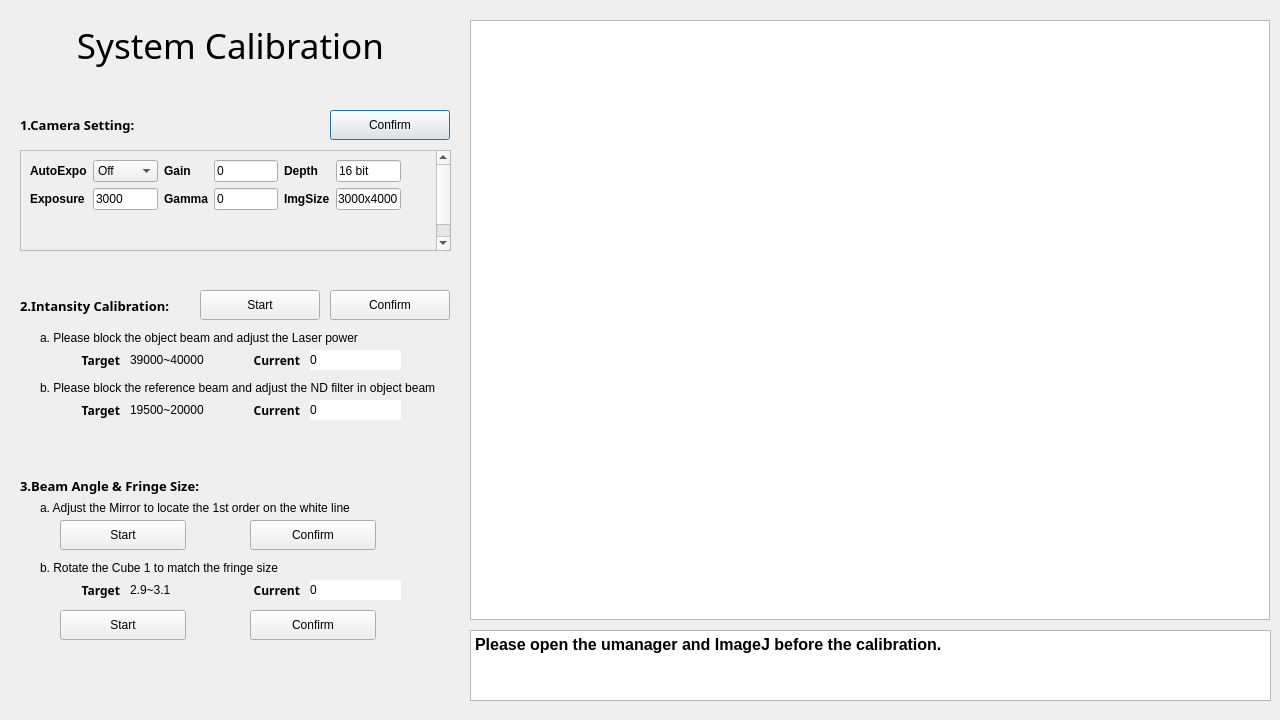
<?xml version="1.0" encoding="UTF-8"?>
<ui version="4.0">
 <class>Calibration</class>
 <widget class="QDialog" name="Calibration">
  <property name="geometry">
   <rect>
    <x>0</x>
    <y>0</y>
    <width>1280</width>
    <height>720</height>
   </rect>
  </property>
  <property name="windowTitle">
   <string>Dialog</string>
  </property>
  <property name="styleSheet">
   <string notr="true"/>
  </property>
  <widget class="QPushButton" name="pushButton">
   <property name="geometry">
    <rect>
     <x>330</x>
     <y>110</y>
     <width>120</width>
     <height>30</height>
    </rect>
   </property>
   <property name="styleSheet">
    <string notr="true">font: 87 9pt &quot;Arial Black&quot;;
</string>
   </property>
   <property name="text">
    <string>Confirm</string>
   </property>
  </widget>
  <widget class="QPushButton" name="pushButton_2">
   <property name="geometry">
    <rect>
     <x>200</x>
     <y>290</y>
     <width>120</width>
     <height>30</height>
    </rect>
   </property>
   <property name="styleSheet">
    <string notr="true">font: 87 9pt &quot;Arial Black&quot;;
</string>
   </property>
   <property name="text">
    <string>Start</string>
   </property>
  </widget>
  <widget class="QTextBrowser" name="Note">
   <property name="geometry">
    <rect>
     <x>470</x>
     <y>630</y>
     <width>801</width>
     <height>71</height>
    </rect>
   </property>
   <property name="html">
    <string>&lt;!DOCTYPE HTML PUBLIC &quot;-//W3C//DTD HTML 4.0//EN&quot; &quot;http://www.w3.org/TR/REC-html40/strict.dtd&quot;&gt;
&lt;html&gt;&lt;head&gt;&lt;meta name=&quot;qrichtext&quot; content=&quot;1&quot; /&gt;&lt;style type=&quot;text/css&quot;&gt;
p, li { white-space: pre-wrap; }
&lt;/style&gt;&lt;/head&gt;&lt;body style=&quot; font-family:'MS Shell Dlg 2'; font-size:8.25pt; font-weight:400; font-style:normal;&quot;&gt;
&lt;p style=&quot; margin-top:0px; margin-bottom:0px; margin-left:0px; margin-right:0px; -qt-block-indent:0; text-indent:0px;&quot;&gt;&lt;span style=&quot; font-size:12pt; font-weight:600;&quot;&gt;Please open the umanager and ImageJ before the calibration.&lt;/span&gt;&lt;/p&gt;&lt;/body&gt;&lt;/html&gt;</string>
   </property>
  </widget>
  <widget class="QLabel" name="label_19">
   <property name="geometry">
    <rect>
     <x>310</x>
     <y>400</y>
     <width>91</width>
     <height>20</height>
    </rect>
   </property>
   <property name="font">
    <font>
     <family>Arial</family>
     <pointsize>9</pointsize>
    </font>
   </property>
   <property name="styleSheet">
    <string notr="true">background-color: rgb(255, 255, 255);</string>
   </property>
   <property name="text">
    <string>0</string>
   </property>
  </widget>
  <widget class="QWidget" name="widget" native="true">
   <property name="geometry">
    <rect>
     <x>20</x>
     <y>150</y>
     <width>431</width>
     <height>101</height>
    </rect>
   </property>
   <layout class="QVBoxLayout" name="verticalLayout">
    <item>
     <widget class="QScrollArea" name="scrollArea">
      <property name="styleSheet">
       <string notr="true"/>
      </property>
      <property name="widgetResizable">
       <bool>true</bool>
      </property>
      <widget class="QWidget" name="scrollAreaWidgetContents">
       <property name="geometry">
        <rect>
         <x>0</x>
         <y>0</y>
         <width>394</width>
         <height>118</height>
        </rect>
       </property>
       <layout class="QVBoxLayout" name="verticalLayout_2">
        <item>
         <widget class="QWidget" name="widget_2" native="true">
          <property name="minimumSize">
           <size>
            <width>0</width>
            <height>100</height>
           </size>
          </property>
          <widget class="QWidget" name="gridLayoutWidget_2">
           <property name="geometry">
            <rect>
             <x>0</x>
             <y>0</y>
             <width>371</width>
             <height>51</height>
            </rect>
           </property>
           <layout class="QGridLayout" name="gridLayout_2">
            <item row="1" column="0">
             <widget class="QLabel" name="label_5">
              <property name="font">
               <font>
                <weight>75</weight>
                <bold>true</bold>
               </font>
              </property>
              <property name="text">
               <string>Exposure</string>
              </property>
             </widget>
            </item>
            <item row="0" column="3">
             <widget class="QLineEdit" name="lineEdit_2">
              <property name="text">
               <string>0</string>
              </property>
             </widget>
            </item>
            <item row="1" column="3">
             <widget class="QLineEdit" name="lineEdit_3">
              <property name="text">
               <string>0</string>
              </property>
             </widget>
            </item>
            <item row="1" column="2">
             <widget class="QLabel" name="label_8">
              <property name="font">
               <font>
                <weight>75</weight>
                <bold>true</bold>
               </font>
              </property>
              <property name="text">
               <string>Gamma</string>
              </property>
             </widget>
            </item>
            <item row="0" column="0">
             <widget class="QLabel" name="label_4">
              <property name="font">
               <font>
                <weight>75</weight>
                <bold>true</bold>
               </font>
              </property>
              <property name="text">
               <string>AutoExpo</string>
              </property>
             </widget>
            </item>
            <item row="0" column="1">
             <widget class="QComboBox" name="comboBox">
              <item>
               <property name="text">
                <string>Off</string>
               </property>
              </item>
              <item>
               <property name="text">
                <string>On</string>
               </property>
              </item>
             </widget>
            </item>
            <item row="0" column="2">
             <widget class="QLabel" name="label_6">
              <property name="font">
               <font>
                <weight>75</weight>
                <bold>true</bold>
               </font>
              </property>
              <property name="text">
               <string>Gain</string>
              </property>
             </widget>
            </item>
            <item row="1" column="1">
             <widget class="QLineEdit" name="lineEdit">
              <property name="text">
               <string>3000</string>
              </property>
             </widget>
            </item>
            <item row="0" column="4">
             <widget class="QLabel" name="label_9">
              <property name="font">
               <font>
                <weight>75</weight>
                <bold>true</bold>
               </font>
              </property>
              <property name="text">
               <string>Depth</string>
              </property>
             </widget>
            </item>
            <item row="0" column="5">
             <widget class="QLineEdit" name="lineEdit_4">
              <property name="text">
               <string>16 bit</string>
              </property>
             </widget>
            </item>
            <item row="1" column="4">
             <widget class="QLabel" name="label_10">
              <property name="font">
               <font>
                <weight>75</weight>
                <bold>true</bold>
               </font>
              </property>
              <property name="text">
               <string>ImgSize</string>
              </property>
             </widget>
            </item>
            <item row="1" column="5">
             <widget class="QLineEdit" name="lineEdit_5">
              <property name="text">
               <string>3000x4000</string>
              </property>
             </widget>
            </item>
           </layout>
          </widget>
         </widget>
        </item>
       </layout>
      </widget>
     </widget>
    </item>
   </layout>
  </widget>
  <widget class="QLabel" name="label_14">
   <property name="geometry">
    <rect>
     <x>70</x>
     <y>350</y>
     <width>50</width>
     <height>20</height>
    </rect>
   </property>
   <property name="font">
    <font>
     <family>Arial Black</family>
     <pointsize>9</pointsize>
     <weight>75</weight>
     <bold>true</bold>
    </font>
   </property>
   <property name="text">
    <string>Target</string>
   </property>
   <property name="alignment">
    <set>Qt::AlignRight|Qt::AlignTrailing|Qt::AlignVCenter</set>
   </property>
  </widget>
  <widget class="QLabel" name="label_20">
   <property name="geometry">
    <rect>
     <x>250</x>
     <y>400</y>
     <width>50</width>
     <height>20</height>
    </rect>
   </property>
   <property name="font">
    <font>
     <family>Arial Black</family>
     <pointsize>9</pointsize>
     <weight>75</weight>
     <bold>true</bold>
    </font>
   </property>
   <property name="text">
    <string>Current</string>
   </property>
   <property name="alignment">
    <set>Qt::AlignRight|Qt::AlignTrailing|Qt::AlignVCenter</set>
   </property>
  </widget>
  <widget class="QLabel" name="label_11">
   <property name="geometry">
    <rect>
     <x>130</x>
     <y>350</y>
     <width>91</width>
     <height>20</height>
    </rect>
   </property>
   <property name="font">
    <font>
     <family>Arial</family>
     <pointsize>9</pointsize>
    </font>
   </property>
   <property name="styleSheet">
    <string notr="true"/>
   </property>
   <property name="text">
    <string>39000~40000</string>
   </property>
  </widget>
  <widget class="QPushButton" name="pushButton_4">
   <property name="geometry">
    <rect>
     <x>250</x>
     <y>520</y>
     <width>126</width>
     <height>30</height>
    </rect>
   </property>
   <property name="styleSheet">
    <string notr="true">font: 87 9pt &quot;Arial Black&quot;;
</string>
   </property>
   <property name="text">
    <string>Confirm</string>
   </property>
  </widget>
  <widget class="QLabel" name="label_25">
   <property name="geometry">
    <rect>
     <x>70</x>
     <y>580</y>
     <width>50</width>
     <height>20</height>
    </rect>
   </property>
   <property name="font">
    <font>
     <family>Arial Black</family>
     <pointsize>9</pointsize>
     <weight>75</weight>
     <bold>true</bold>
    </font>
   </property>
   <property name="text">
    <string>Target</string>
   </property>
   <property name="alignment">
    <set>Qt::AlignRight|Qt::AlignTrailing|Qt::AlignVCenter</set>
   </property>
  </widget>
  <widget class="QGraphicsView" name="img">
   <property name="geometry">
    <rect>
     <x>470</x>
     <y>20</y>
     <width>800</width>
     <height>600</height>
    </rect>
   </property>
   <property name="sizePolicy">
    <sizepolicy hsizetype="Expanding" vsizetype="Expanding">
     <horstretch>20</horstretch>
     <verstretch>20</verstretch>
    </sizepolicy>
   </property>
  </widget>
  <widget class="QPushButton" name="pushButton_7">
   <property name="geometry">
    <rect>
     <x>250</x>
     <y>610</y>
     <width>126</width>
     <height>30</height>
    </rect>
   </property>
   <property name="styleSheet">
    <string notr="true">font: 87 9pt &quot;Arial Black&quot;;
</string>
   </property>
   <property name="text">
    <string>Confirm</string>
   </property>
  </widget>
  <widget class="QLabel" name="label_27">
   <property name="geometry">
    <rect>
     <x>40</x>
     <y>560</y>
     <width>411</width>
     <height>16</height>
    </rect>
   </property>
   <property name="font">
    <font>
     <family>Arial</family>
     <pointsize>9</pointsize>
    </font>
   </property>
   <property name="text">
    <string>b. Rotate the Cube 1 to match the fringe size</string>
   </property>
  </widget>
  <widget class="QPushButton" name="pushButton_6">
   <property name="geometry">
    <rect>
     <x>60</x>
     <y>610</y>
     <width>126</width>
     <height>30</height>
    </rect>
   </property>
   <property name="styleSheet">
    <string notr="true">font: 87 9pt &quot;Arial Black&quot;;
</string>
   </property>
   <property name="text">
    <string>Start</string>
   </property>
  </widget>
  <widget class="QLabel" name="label_26">
   <property name="geometry">
    <rect>
     <x>130</x>
     <y>580</y>
     <width>91</width>
     <height>20</height>
    </rect>
   </property>
   <property name="font">
    <font>
     <family>Arial</family>
     <pointsize>9</pointsize>
    </font>
   </property>
   <property name="styleSheet">
    <string notr="true"/>
   </property>
   <property name="text">
    <string>2.9~3.1</string>
   </property>
  </widget>
  <widget class="QLabel" name="label_23">
   <property name="geometry">
    <rect>
     <x>239</x>
     <y>580</y>
     <width>61</width>
     <height>20</height>
    </rect>
   </property>
   <property name="font">
    <font>
     <family>Arial Black</family>
     <pointsize>9</pointsize>
     <weight>75</weight>
     <bold>true</bold>
    </font>
   </property>
   <property name="text">
    <string>Current</string>
   </property>
   <property name="alignment">
    <set>Qt::AlignRight|Qt::AlignTrailing|Qt::AlignVCenter</set>
   </property>
  </widget>
  <widget class="QLabel" name="label_16">
   <property name="geometry">
    <rect>
     <x>40</x>
     <y>380</y>
     <width>411</width>
     <height>16</height>
    </rect>
   </property>
   <property name="font">
    <font>
     <family>Arial</family>
     <pointsize>9</pointsize>
    </font>
   </property>
   <property name="text">
    <string>b. Please block the reference beam and adjust the ND filter in object beam</string>
   </property>
  </widget>
  <widget class="QLabel" name="label_15">
   <property name="geometry">
    <rect>
     <x>250</x>
     <y>350</y>
     <width>50</width>
     <height>20</height>
    </rect>
   </property>
   <property name="font">
    <font>
     <family>Arial Black</family>
     <pointsize>9</pointsize>
     <weight>75</weight>
     <bold>true</bold>
    </font>
   </property>
   <property name="text">
    <string>Current</string>
   </property>
   <property name="alignment">
    <set>Qt::AlignRight|Qt::AlignTrailing|Qt::AlignVCenter</set>
   </property>
  </widget>
  <widget class="QPushButton" name="pushButton_5">
   <property name="geometry">
    <rect>
     <x>60</x>
     <y>520</y>
     <width>126</width>
     <height>30</height>
    </rect>
   </property>
   <property name="styleSheet">
    <string notr="true">font: 87 9pt &quot;Arial Black&quot;;
</string>
   </property>
   <property name="text">
    <string>Start</string>
   </property>
  </widget>
  <widget class="QLabel" name="label_17">
   <property name="geometry">
    <rect>
     <x>70</x>
     <y>400</y>
     <width>50</width>
     <height>20</height>
    </rect>
   </property>
   <property name="font">
    <font>
     <family>Arial Black</family>
     <pointsize>9</pointsize>
     <weight>75</weight>
     <bold>true</bold>
    </font>
   </property>
   <property name="text">
    <string>Target</string>
   </property>
   <property name="alignment">
    <set>Qt::AlignRight|Qt::AlignTrailing|Qt::AlignVCenter</set>
   </property>
  </widget>
  <widget class="QLabel" name="label_18">
   <property name="geometry">
    <rect>
     <x>130</x>
     <y>400</y>
     <width>91</width>
     <height>20</height>
    </rect>
   </property>
   <property name="font">
    <font>
     <family>Arial</family>
     <pointsize>9</pointsize>
    </font>
   </property>
   <property name="styleSheet">
    <string notr="true"/>
   </property>
   <property name="text">
    <string>19500~20000</string>
   </property>
  </widget>
  <widget class="QPushButton" name="pushButton_3">
   <property name="geometry">
    <rect>
     <x>330</x>
     <y>290</y>
     <width>120</width>
     <height>30</height>
    </rect>
   </property>
   <property name="styleSheet">
    <string notr="true">font: 87 9pt &quot;Arial Black&quot;;
</string>
   </property>
   <property name="text">
    <string>Confirm</string>
   </property>
  </widget>
  <widget class="QLabel" name="label_2">
   <property name="geometry">
    <rect>
     <x>20</x>
     <y>110</y>
     <width>160</width>
     <height>30</height>
    </rect>
   </property>
   <property name="font">
    <font>
     <family>Arial Black</family>
     <pointsize>10</pointsize>
     <weight>75</weight>
     <bold>true</bold>
    </font>
   </property>
   <property name="text">
    <string>1.Camera Setting:</string>
   </property>
  </widget>
  <widget class="QLabel" name="label_7">
   <property name="geometry">
    <rect>
     <x>20</x>
     <y>290</y>
     <width>161</width>
     <height>31</height>
    </rect>
   </property>
   <property name="font">
    <font>
     <family>Arial Black</family>
     <pointsize>10</pointsize>
     <weight>75</weight>
     <bold>true</bold>
    </font>
   </property>
   <property name="text">
    <string>2.Intansity Calibration:</string>
   </property>
  </widget>
  <widget class="QLabel" name="label_24">
   <property name="geometry">
    <rect>
     <x>310</x>
     <y>580</y>
     <width>91</width>
     <height>20</height>
    </rect>
   </property>
   <property name="font">
    <font>
     <family>Arial</family>
     <pointsize>9</pointsize>
    </font>
   </property>
   <property name="styleSheet">
    <string notr="true">background-color: rgb(255, 255, 255);</string>
   </property>
   <property name="text">
    <string>0</string>
   </property>
  </widget>
  <widget class="QLabel" name="label_12">
   <property name="geometry">
    <rect>
     <x>310</x>
     <y>350</y>
     <width>91</width>
     <height>20</height>
    </rect>
   </property>
   <property name="font">
    <font>
     <family>Arial</family>
     <pointsize>9</pointsize>
    </font>
   </property>
   <property name="styleSheet">
    <string notr="true">background-color: rgb(255, 255, 255);</string>
   </property>
   <property name="text">
    <string>0</string>
   </property>
  </widget>
  <widget class="QLabel" name="label_21">
   <property name="geometry">
    <rect>
     <x>20</x>
     <y>470</y>
     <width>221</width>
     <height>31</height>
    </rect>
   </property>
   <property name="font">
    <font>
     <family>Arial Black</family>
     <pointsize>10</pointsize>
     <weight>75</weight>
     <bold>true</bold>
    </font>
   </property>
   <property name="text">
    <string>3.Beam Angle &amp; Fringe Size:</string>
   </property>
  </widget>
  <widget class="QLabel" name="label_13">
   <property name="geometry">
    <rect>
     <x>40</x>
     <y>330</y>
     <width>411</width>
     <height>16</height>
    </rect>
   </property>
   <property name="font">
    <font>
     <family>Arial</family>
     <pointsize>9</pointsize>
    </font>
   </property>
   <property name="text">
    <string>a. Please block the object beam and adjust the Laser power</string>
   </property>
  </widget>
  <widget class="QLabel" name="label_22">
   <property name="geometry">
    <rect>
     <x>40</x>
     <y>500</y>
     <width>321</width>
     <height>16</height>
    </rect>
   </property>
   <property name="font">
    <font>
     <family>Arial</family>
     <pointsize>9</pointsize>
    </font>
   </property>
   <property name="text">
    <string>a. Adjust the Mirror to locate the 1st order on the white line</string>
   </property>
  </widget>
  <widget class="QLabel" name="label_3">
   <property name="geometry">
    <rect>
     <x>0</x>
     <y>0</y>
     <width>461</width>
     <height>90</height>
    </rect>
   </property>
   <property name="font">
    <font>
     <family>Arial Black</family>
     <pointsize>26</pointsize>
     <weight>10</weight>
     <italic>false</italic>
     <bold>false</bold>
    </font>
   </property>
   <property name="autoFillBackground">
    <bool>false</bool>
   </property>
   <property name="styleSheet">
    <string notr="true">font: 87 26pt &quot;Arial Black&quot;;


</string>
   </property>
   <property name="text">
    <string>System Calibration</string>
   </property>
   <property name="alignment">
    <set>Qt::AlignCenter</set>
   </property>
  </widget>
 </widget>
 <resources/>
 <connections/>
</ui>
